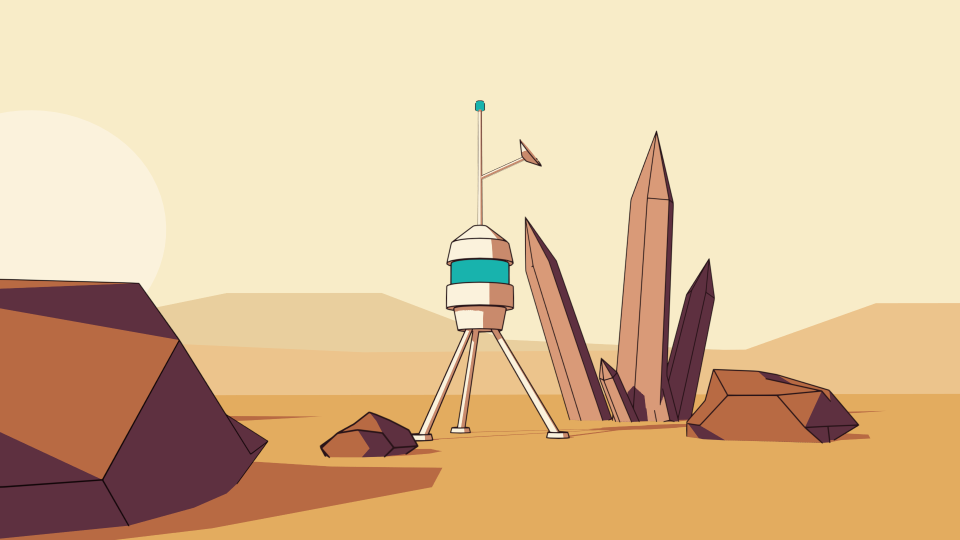
#> input picture art-lab/look/approved_day.png, 1920 x 1080 px (shown at 1/2 size)
$ python look_check.py ../look/approved_day.png
#> lines starting #> are read from the running program, lines starting #| are printed output that depends on the picture
#!/usr/bin/env python3
"""Self-check for the cel look (CEL_LOOK.md Step 1). Numbers catch drift; eyes judge the design.

    python tools/look_check.py frame.png [--sky 0.42]

Reports how many colours cover 95% of the pixels (expect about a dozen or fewer, plus the line colour)
and how much of the frame is a soft gradient where it should be flat. --sky is the fraction of the
frame height, from the top, to leave out of the gradient check (a sky gradient is allowed).
"""
import argparse
import numpy as np
from PIL import Image

ap = argparse.ArgumentParser()
ap.add_argument('image')
ap.add_argument('--sky', type=float, default=0.0)
a = ap.parse_args()
im = Image.open(a.image).convert('RGB')
im = im.resize((960, round(im.height * 960 / im.width)), Image.BOX)
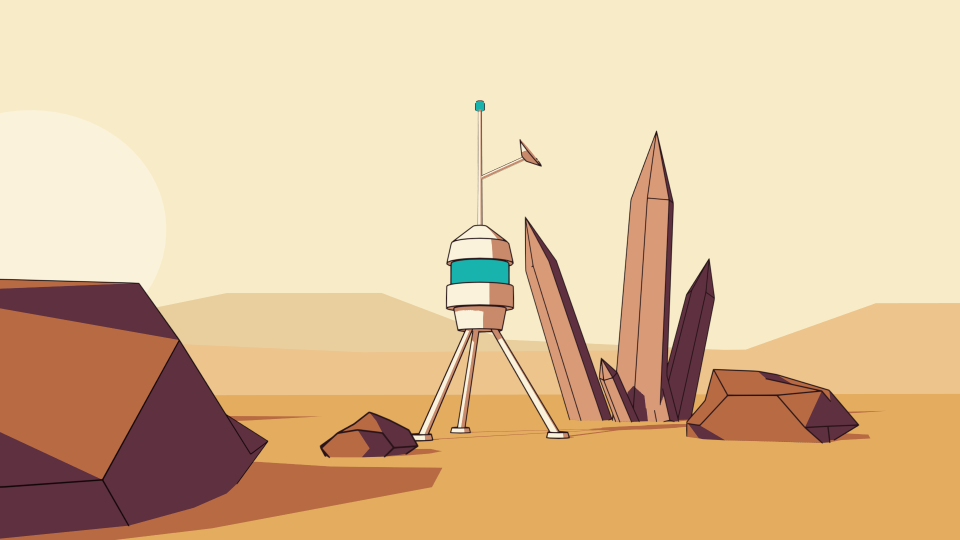
#> im: PIL image 960x540 RGB; mean R, G, B 222.6, 192.8, 153.8
px = np.asarray(im).astype(int)
H = px.shape[0]
#> H = 540
body = px[int(H * a.sky):]

# colour clusters: snap to a 16-level grid per channel, then merge neighbours greedily
q = (body // 16).reshape(-1, 3)
keys, counts = np.unique(q, axis=0, return_counts=True)
#> keys = 217 rows, first 8: [1, 0, 0], [1, 0, 1], [1, 8, 7], [1, 8, 8], [1, 9, 8], [1, 9, 9], [1, 10, 9], [1, 10, 10]; counts = 217 values, max 253750 at index 214, min 1 at index 2, mean 2388.9
order = np.argsort(-counts)
#> order = 217 values, max 216 at index 5, min 0 at index 38, mean 108
clusters = []
for i in order:
    k, c = keys[i], counts[i]
    for cl in clusters:
        if np.abs(cl['k'] - k).max() <= 1:
            cl['n'] += c
            break
    else:
        clusters.append({'k': k, 'n': c})
#> this loop made 217 passes
#> (i, k, c) on passes 1 to 3: (214, [15, 14, 12], 253750), (192, [14, 10, 5], 80116), (137, [11, 6, 4], 39280)
#> after the loop, cl = {'k': [2, 5, 5], 'n': 85}; clusters = 34 items
clusters.sort(key=lambda c: -c['n'])
total, run, need = q.shape[0], 0, 0
#> total = 518400; run = 0; need = 0
for cl in clusters:
    run += cl['n']
    need += 1
    if run >= 0.95 * total:
        break
#> this loop made 6 passes
#> (cl, run) on passes 1 to 6: ({'k': [15, 14, 12], 'n': 282664}, 282664), ({'k': [14, 10, 5], 'n': 81234}, 363898), ({'k': [14, 12, 8], 'n': 46952}, 410850), ({'k': [11, 6, 4], 'n': 40278}, 451128), ({'k': [5, 3, 4], 'n': 39930}, 491058), ({'k': [13, 9, 7], 'n': 16023}, 507081)
#> after the loop, need = 6; run = 507081
print(f'colour clusters covering 95% of pixels: {need}  (expect roughly a dozen or fewer)')
#| colour clusters covering 95% of pixels: 6  (expect roughly a dozen or fewer)
for cl in clusters[:need]:
    r, g, b = (cl['k'] * 16 + 8).clip(0, 255)
    print(f'  #{r:02x}{g:02x}{b:02x}  {100 * cl["n"] / total:5.1f}%')
#> this loop made 6 passes
#> (cl, r, g, b) on passes 1 to 6: ({'k': [15, 14, 12], 'n': 282664}, 248, 232, 200), ({'k': [14, 10, 5], 'n': 81234}, 232, 168, 88), ({'k': [14, 12, 8], 'n': 46952}, 232, 200, 136), ({'k': [11, 6, 4], 'n': 40278}, 184, 104, 72), ({'k': [5, 3, 4], 'n': 39930}, 88, 56, 72), ({'k': [13, 9, 7], 'n': 16023}, 216, 152, 120)
#|   #f8e8c8   54.5%
#|   #e8a858   15.7%
#|   #e8c888    9.1%
#|   #b86848    7.8%
#|   #583848    7.7%
#|   #d89878    3.1%

# soft gradients: pixels whose neighbours differ a little (not flat, not a hard edge)
g = body.astype(float).mean(2)
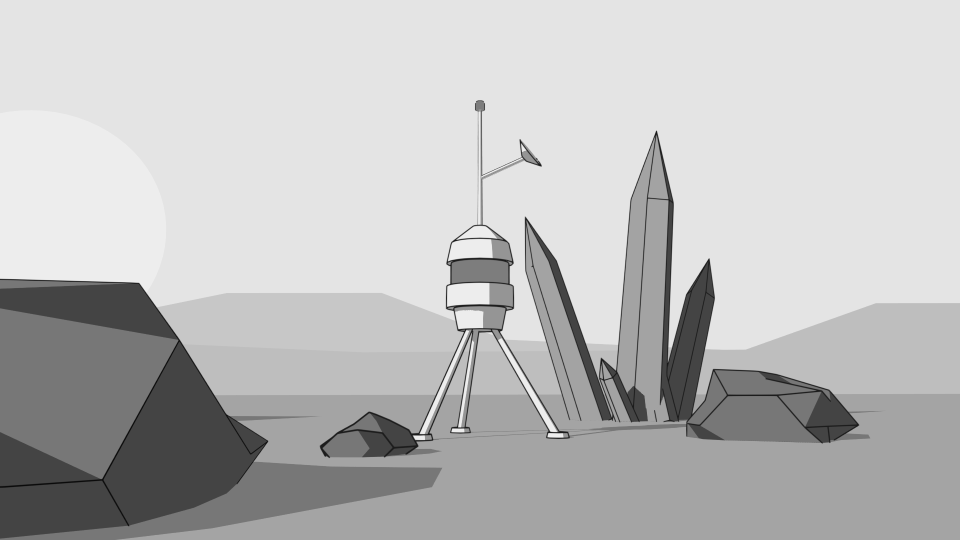
#> g: shape (540, 960) float64; min 10.67, max 237.7, mean 189.7
dx = np.abs(np.diff(g, axis=1))[:-1]
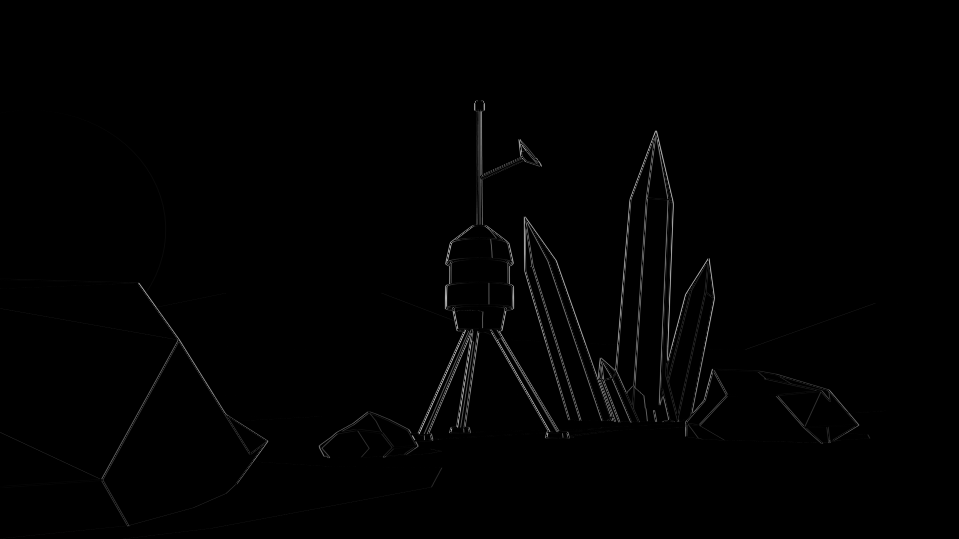
#> dx: shape (539, 959) float64; min 0, max 181, mean 1.7
dy = np.abs(np.diff(g, axis=0))[:, :-1]
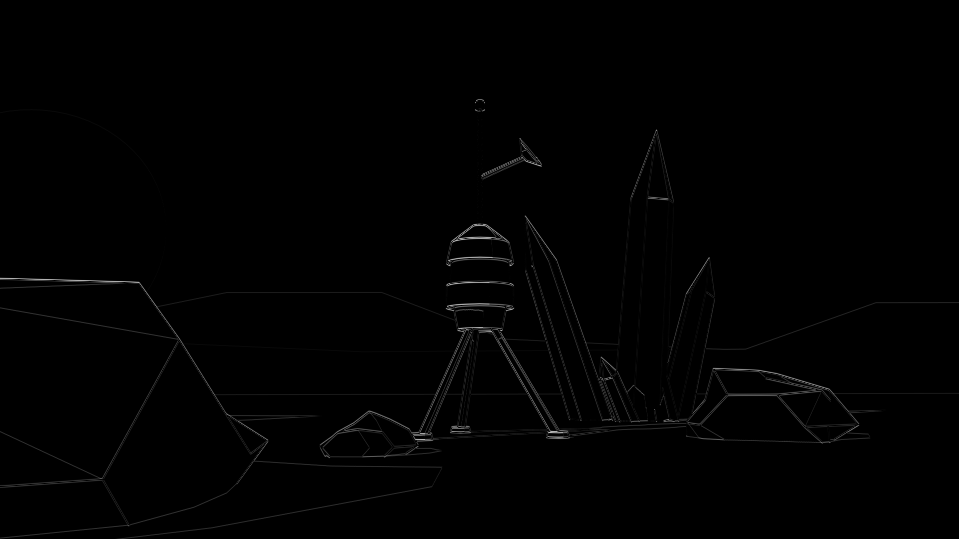
#> dy: shape (539, 959) float64; min 0, max 191.3, mean 1.4
grad = np.maximum(dx, dy)
flat, soft, edge = (grad < 0.5).mean(), ((grad >= 0.5) & (grad < 6)).mean(), (grad >= 6).mean()
#> flat = 0.938; soft = 0.0104; edge = 0.0512
print(f'flat {100 * flat:.1f}%   soft gradient {100 * soft:.1f}%   hard edge {100 * edge:.1f}%   (below the top {a.sky:.0%})')
#| flat 93.8%   soft gradient 1.0%   hard edge 5.1%   (below the top 0%)
print('soft gradient above ~3% outside the sky usually means shading is not constant' if soft > 0.03 else 'flat regions are flat')
#| flat regions are flat
